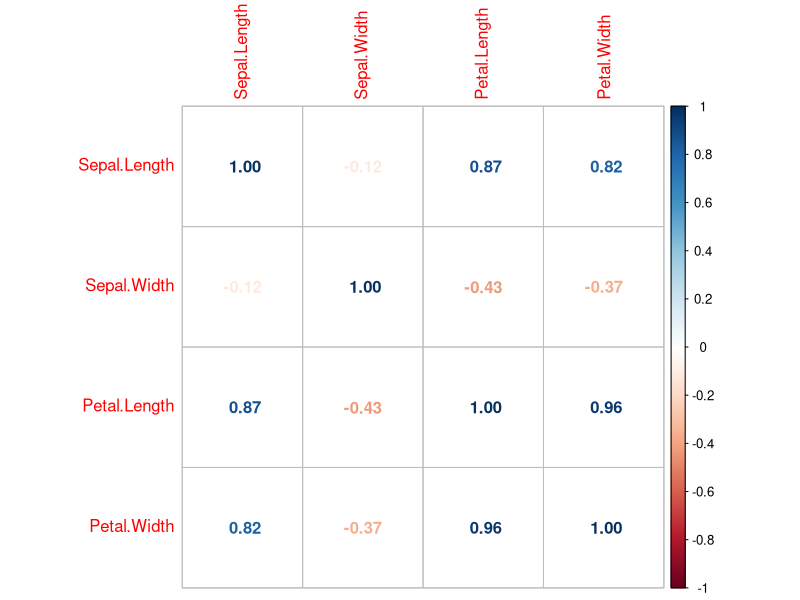

Write the R code that produced this figure.

# install.packages('corrplot')
library(corrplot)
head(iris)
cor(iris$Sepal.Width, iris$Petal.Width)

corr_matr <- cor(iris[, -5])

corrplot(corr_matr,method = 'number')
